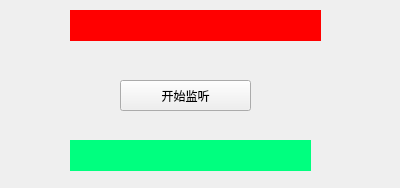
<?xml version="1.0" encoding="UTF-8"?>
<ui version="4.0">
 <class>FileServer</class>
 <widget class="QWidget" name="FileServer">
  <property name="geometry">
   <rect>
    <x>0</x>
    <y>0</y>
    <width>400</width>
    <height>188</height>
   </rect>
  </property>
  <property name="windowTitle">
   <string>FileServer</string>
  </property>
  <widget class="QPushButton" name="serverButton">
   <property name="geometry">
    <rect>
     <x>120</x>
     <y>80</y>
     <width>131</width>
     <height>31</height>
    </rect>
   </property>
   <property name="text">
    <string>开始监听</string>
   </property>
  </widget>
  <widget class="QLabel" name="receviedProgressBar">
   <property name="geometry">
    <rect>
     <x>70</x>
     <y>140</y>
     <width>241</width>
     <height>31</height>
    </rect>
   </property>
   <property name="styleSheet">
    <string notr="true">background-color: rgb(0, 255, 127);</string>
   </property>
   <property name="text">
    <string/>
   </property>
  </widget>
  <widget class="QLabel" name="receivedStatusLabel">
   <property name="geometry">
    <rect>
     <x>70</x>
     <y>10</y>
     <width>251</width>
     <height>31</height>
    </rect>
   </property>
   <property name="styleSheet">
    <string notr="true">background-color: rgb(255, 0, 0);</string>
   </property>
   <property name="text">
    <string/>
   </property>
  </widget>
 </widget>
 <layoutdefault spacing="6" margin="11"/>
 <resources/>
 <connections/>
</ui>
